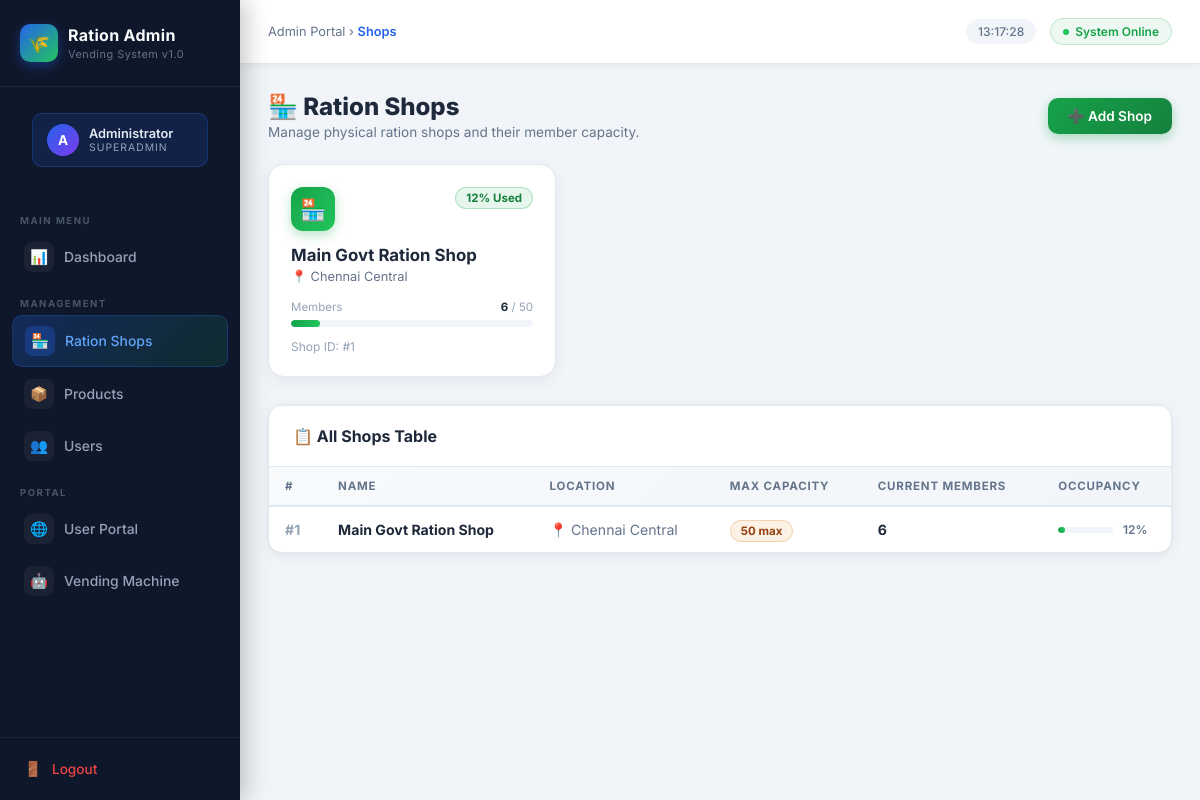
The app's page /admin/shops (signed in) with its own data.
### models.py (models this page shows)
class Shop(db.Model):
    __tablename__ = 'shop'
    id = db.Column(db.Integer, primary_key=True)
    name = db.Column(db.String(100), nullable=False)
    location = db.Column(db.String(255))
    max_members = db.Column(db.Integer, default=50)
    users = db.relationship('User', backref='shop', lazy=True)

### admin_routes.py (the view)
@admin_bp.route('/shops')
@admin_required
def shops():
    all_shops = Shop.query.all()
    return render_template('admin/shops.html', shops=all_shops)

### admin_routes.py (called while the page is built)
def admin_required(f):
    from functools import wraps
    @wraps(f)
    @login_required
    def decorated_function(*args, **kwargs):
        if not current_user.is_admin:
            flash('Admin access required.', 'error')
            return redirect(url_for('main.dashboard'))
        return f(*args, **kwargs)
    return decorated_function

### templates/admin/shops.html (shortened to what this page needs)
{% extends "admin/layout.html" %}
{% block breadcrumb %}Shops{% endblock %}
{% block content %}
<div class="page-heading">
    <div>
        <h1>🏪 Ration Shops</h1>
        <p>Manage physical ration shops and their member capacity.</p>
    </div>
    <a href="{{ url_for('admin.add_shop') }}" class="btn-green">➕ Add Shop</a>
</div>
<div style="display:grid;grid-template-columns:repeat(auto-fill,minmax(280px,1fr));gap:20px;margin-bottom:28px;">
    {% for s in shops %}
    {% set fill_pct = (s.users|length / s.max_members * 100)|int %}
    <div style="background:#fff;border-radius:16px;padding:22px;border:1px solid #e2e8f0;box-shadow:0 4px 16px rgba(0,0,0,0.06);transition:box-shadow 0.2s,transform 0.2s;" onmouseover="this.style.boxShadow='0 8px 28px rgba(0,0,0,0.12)';this.style.transform='translateY(-2px)'" onmouseout="this.style.boxShadow='0 4px 16px rgba(0,0,0,0.06)';this.style.transform='none'">
        <div style="display:flex;justify-content:space-between;align-items:flex-start;margin-bottom:14px;">
            <div style="width:44px;height:44px;background:linear-gradient(135deg,#16a34a,#22c55e);border-radius:12px;display:flex;align-items:center;justify-content:center;font-size:1.3rem;box-shadow:0 4px 12px rgba(22,163,74,0.3);">🏪</div>
            {% if fill_pct >= 90 %}
            <span class="badge-inactive">Near Full</span>
            {% elif fill_pct >= 60 %}
            <span class="badge-warn">{{ fill_pct }}% Full</span>
            {% else %}
            <span class="badge-active">{{ fill_pct }}% Used</span>
            {% endif %}
        </div>
        <div style="font-size:1.05rem;font-weight:700;color:#1e293b;margin-bottom:4px;">{{ s.name }}</div>
        <div style="font-size:0.8rem;color:#64748b;margin-bottom:16px;">📍 {{ s.location }}</div>
        <div style="margin-bottom:12px;">
            <div style="display:flex;justify-content:space-between;font-size:0.72rem;color:#94a3b8;margin-bottom:6px;">
                <span>Members</span>
                <span><strong style="color:#1e293b;">{{ s.users|length }}</strong> / {{ s.max_members }}</span>
            </div>
            <div style="background:#f1f5f9;border-radius:20px;height:7px;overflow:hidden;">
                <div style="width:{{ fill_pct }}%;height:100%;border-radius:20px;background:linear-gradient(90deg,
                    {% if fill_pct >= 90 %}#dc2626,#ef4444
                    {% elif fill_pct >= 60 %}#d97706,#f59e0b
                    {% else %}#16a34a,#22c55e{% endif %});transition:width 0.5s;"></div>
            </div>
        </div>
        <div style="font-size:0.75rem;color:#94a3b8;">Shop ID: #{{ s.id }}</div>
    </div>
    {% endfor %}
</div>
{% if shops %}
<div class="a-card">
    <div class="a-card-header">
        <div class="a-card-title">📋 All Shops Table</div>
    </div>
    <div style="overflow-x:auto;">
        <table class="a-table">
            <thead>
                <tr>
                    <th>#</th>
                    <th>Name</th>
                    <th>Location</th>
                    <th>Max Capacity</th>
                    <th>Current Members</th>
                    <th>Occupancy</th>
                </tr>
            </thead>
            <tbody>
                {% for s in shops %}
                {% set fp = (s.users|length / s.max_members * 100)|int %}
                <tr>
                    <td><span style="font-weight:700;color:#94a3b8;">#{{ s.id }}</span></td>
                    <td><strong>{{ s.name }}</strong></td>
                    <td style="color:#64748b;">📍 {{ s.location }}</td>
                    <td><span class="badge-warn">{{ s.max_members }} max</span></td>
                    <td>
                        <div style="font-weight:700;color:#1e293b;">{{ s.users|length }}</div>
                    </td>
                    <td>
                        <div style="display:flex;align-items:center;gap:10px;">
                            <div style="flex:1;background:#f1f5f9;border-radius:20px;height:6px;overflow:hidden;">
                                <div style="width:{{ fp }}%;height:100%;border-radius:20px;background:linear-gradient(90deg,{% if fp >= 90 %}#dc2626,#ef4444{% elif fp >= 60 %}#d97706,#f59e0b{% else %}#16a34a,#22c55e{% endif %});"></div>
                            </div>
                            <span style="font-size:0.75rem;font-weight:600;color:#64748b;min-width:32px;">{{ fp }}%</span>
                        </div>
                    </td>
                </tr>
                {% endfor %}
            </tbody>
        </table>
    </div>
</div>
{% endif %}
{% endblock %}

### templates/admin/layout.html (style rules this page uses)
*, *::before, *::after { box-sizing: border-box; margin: 0; padding: 0; }
:root { --blue: #2563eb; --blue-light: #3b82f6; --blue-dark: #1d4ed8; --green: #16a34a; --green-light:#22c55e; --red: #dc2626; --red-light: #ef4444; --yellow: #d97706; --yellow-light:#f59e0b; --bg: #f1f5f9; --sidebar-bg: #0f172a; --sidebar-w: 240px; --card-bg: #ffffff; --text: #1e293b; --text-muted: #64748b; --border: #e2e8f0; --radius: 14px; }
body { font-family: 'Inter', sans-serif; background: var(--bg); color: var(--text); min-height: 100vh; display: flex; }
.a-card { background: var(--card-bg); border-radius: var(--radius); box-shadow: 0 2px 16px rgba(0,0,0,0.06), 0 1px 3px rgba(0,0,0,0.04); border: 1px solid var(--border); overflow: hidden; }
.a-card-header { display: flex; align-items: center; justify-content: space-between; padding: 20px 24px; border-bottom: 1px solid var(--border); }
.a-card-title { font-size: 1rem; font-weight: 700; color: var(--text); display: flex; align-items: center; gap: 8px; }
.a-table { width: 100%; border-collapse: collapse; }
.a-table thead tr { background: linear-gradient(135deg, #f8fafc, #f1f5f9); }
.a-table th { padding: 12px 16px; text-align: left; font-size: 0.72rem; font-weight: 700; color: var(--text-muted); text-transform: uppercase; letter-spacing: 0.8px; border-bottom: 2px solid var(--border); }
.a-table td { padding: 14px 16px; font-size: 0.88rem; border-bottom: 1px solid var(--border); color: var(--text); vertical-align: middle; }
.a-table tbody tr { transition: background 0.15s; }
.a-table tbody tr:last-child td { border-bottom: none; }
.btn-green { display: inline-flex; align-items: center; gap: 6px; background: linear-gradient(135deg, var(--green), #15803d); color: #fff; border: none; border-radius: 10px; padding: 10px 20px; font-size: 0.85rem; font-weight: 600; cursor: pointer; text-decoration: none; box-shadow: 0 4px 12px rgba(22,163,74,0.35); transition: all 0.2s ease; }
.badge-active { background: rgba(22,163,74,0.1); color: #15803d; border: 1px solid rgba(22,163,74,0.25); padding: 3px 10px; border-radius: 20px; font-size: 0.72rem; font-weight: 700; }
.badge-warn { background: rgba(217,119,6,0.1); color: #92400e; border: 1px solid rgba(217,119,6,0.25); padding: 3px 10px; border-radius: 20px; font-size: 0.72rem; font-weight: 700; }
.page-heading { display: flex; align-items: center; justify-content: space-between; margin-bottom: 24px; }
.page-heading h1 { font-size: 1.5rem; font-weight: 800; color: var(--text); }
.page-heading p { font-size: 0.85rem; color: var(--text-muted); margin-top: 3px; }

### records on screen
Shop: fill_pct "12", name "Main Govt Ration Shop", location "Chennai Central", users|length "6", max_members "50", id "1", fp "12"
